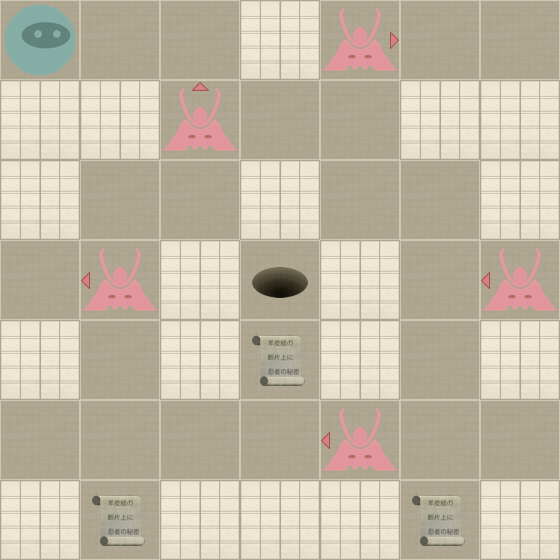

Rendered tile map (Tiled .tmx) drawn with the repository's tilesets; below, a short description and the map source with its tile grids summarised:
An orthogonal 7x7 tile map with 80x80 px tiles, 2 tile layers (Level, Actors).

<map version="1.0" orientation="orthogonal" width="7" height="7" tilewidth="80" tileheight="80">
 <properties>
  <property name="moves" value="16" />
 </properties>
 <tileset firstgid="1" name="tiles" tilewidth="80" tileheight="80" spacing="2" margin="2">
  <image source="tiles-hd.png" width="512" height="512" />
  <tile id="0">
   <properties>
    <property name="actor" value="exit" />
   </properties>
  </tile>
  <tile id="2">
   <properties>
    <property name="actor" value="guard" />
    <property name="direction" value="down" />
   </properties>
  </tile>
  <tile id="3">
   <properties>
    <property name="actor" value="guard" />
    <property name="direction" value="left" />
   </properties>
  </tile>
  <tile id="4">
   <properties>
    <property name="actor" value="guard" />
    <property name="direction" value="right" />
   </properties>
  </tile>
  <tile id="5">
   <properties>
    <property name="actor" value="guard" />
    <property name="direction" value="up" />
   </properties>
  </tile>
  <tile id="7">
   <properties>
    <property name="actor" value="player" />
   </properties>
  </tile>
  <tile id="8">
   <properties>
    <property name="actor" value="scroll" />
   </properties>
  </tile>
  <tile id="9">
   <properties>
    <property name="wall" value="1" />
   </properties>
  </tile>
 </tileset>
 <layer name="Level" width="7" height="7">
  <data>[49 cells, 49 non-empty, 2 distinct tile ids]</data>
 </layer>
 <layer name="Actors" width="7" height="7">
  <data>[49 cells, 10 non-empty, 6 distinct tile ids]</data>
 </layer>
</map>
